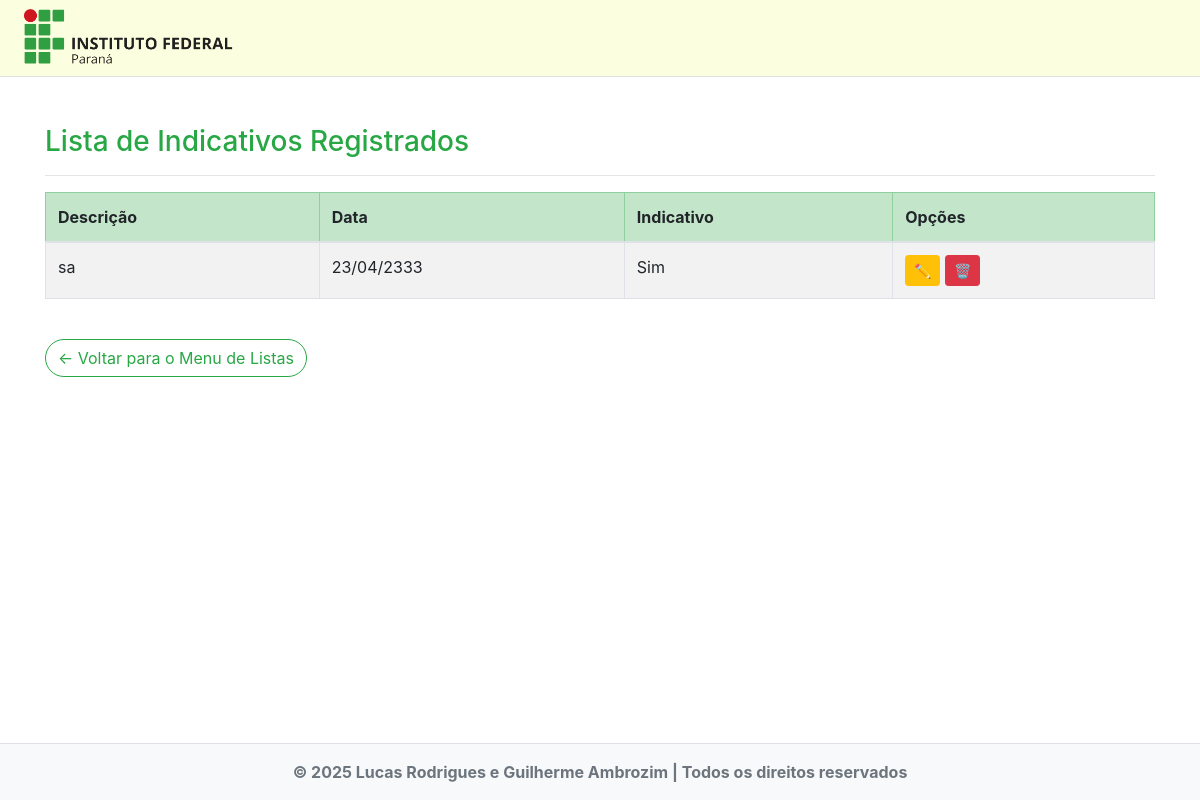
Page /listar/indicativo/ on the committed database.
### paginas/models.py (models this page shows, shortened)
class Indicativo(models.Model):
    descricao = models.CharField(max_length=250, verbose_name="Descrição")
    data = models.DateField(verbose_name="Data")
    indicativo = models.BooleanField(verbose_name="Indicativo")

### paginas/views.py (the view)
# urls.py: path('listar/indicativo/', IndicativoList.as_view(), name="listar-indicativo"),
class IndicativoList(ListView):
    template_name = "paginas/listas/indicativo.html"
    model = Indicativo

### paginas/templates/paginas/listas/indicativo.html
{% extends "paginas/modelo.html" %}
{% load static %}
{% block conteudo %}
<h3 class="text-success mb-3">Lista de Indicativos Registrados</h3>
<hr>
<div class="table-responsive">
    <table class="table table-striped table-bordered align-middle">
        <thead class="table-success">
            <tr>
                <th>Descrição</th>
                <th>Data</th>
                <th>Indicativo</th>
                <th>Opções</th>
            </tr>
        </thead>
        <tbody>
            {% for indicativo in object_list %}
            <tr>
                <td>{{ indicativo.descricao }}</td>
                <td>{{ indicativo.data|date:"d/m/Y" }}</td>
                <td>{{ indicativo.indicativo|yesno:"Sim,Não" }}</td>
                <td>
                    <a href="{% url 'editar-indicativo' indicativo.pk %}" class="btn btn-warning btn-sm me-1">✏️</a>
                    <a href="{% url 'excluir-indicativo' indicativo.pk %}" class="btn btn-danger btn-sm">🗑️</a>
                </td>
            </tr>
            {% empty %}
            <tr>
                <td colspan="4" class="text-center fst-italic">Nenhum indicativo registrado.</td>
            </tr>
            {% endfor %}
        </tbody>
    </table>
</div>
<a href="{% url 'menu-listas' %}" class="btn btn-outline-success rounded-pill mt-4">
    &larr; Voltar para o Menu de Listas
</a>
{% endblock %}

### static/css/ifpr.css (style rules this page uses)
table td { max-width: 500px; }

### rows in the picture
Indicativo: descricao "sa", data "23/04/2333", indicativo "Sim"
